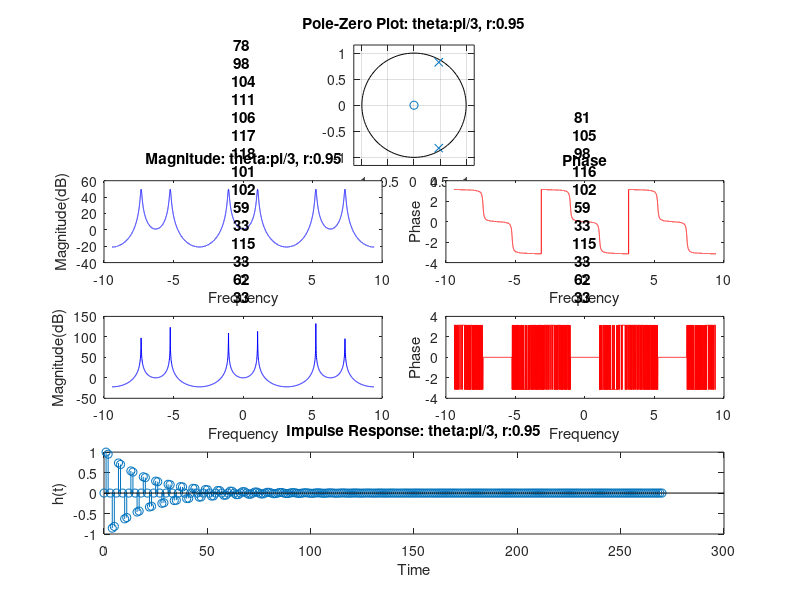

This chart was generated by the following MATLAB code:
function y=poleplot()

	r = 0.95;
	theta = pi/3;

	b = [0 1];
	a = [1 -(2*r)*cos(theta) r*r];

	for r = 0:0.1:1

		%bnew = [0 1];
		%anew = [1 -(2*r)*cos(theta) r*r];
		subplot(3,4,[1,2,3,4])
		zplane(b,a)
		title("Pole-Zero Plot: theta:pi/3, r:0.95")

		[H w] = freqz(b, a, -3*pi:1/1000:3*pi);
		subplot(4,4,[5,6]);
		plot(w, 20.*log(abs(H)), 'b');
		title("Magnitude: theta:pi/3, r:0.95");
		xlabel("Frequency")
		ylabel("Magnitude(dB)")
		subplot(4,4,[7,8]);
		plot(w, angle(H), 'r');
		title("Phase");
		xlabel("Frequency")
		ylabel("Phase")

		bnew = [0 1];
		anew = [1 -(2*r)*cos(theta) r*r];
		[H w] = freqz(b,anew, -3*pi:0.01:3*pi);

		subplot(4,4,[9,10]);
		plot(w, 20.*log(abs(H)), 'b');
		title("Magnitude: r = "+r);
		xlabel("Frequency")
		ylabel("Magnitude(dB)")
		subplot(4,4,[11,12]);
		plot(w, angle(H), 'r');
		title("Phase: r = "+r);
		xlabel("Frequency")
		ylabel("Phase")

		subplot(4,4,[13,16]);
		[h t] = impz(b,a);
		stem(t, h);
		title("Impulse Response: theta:pi/3, r:0.95")
		xlabel("Time")
		ylabel("h(t)")

		pause(1);
	end
end
